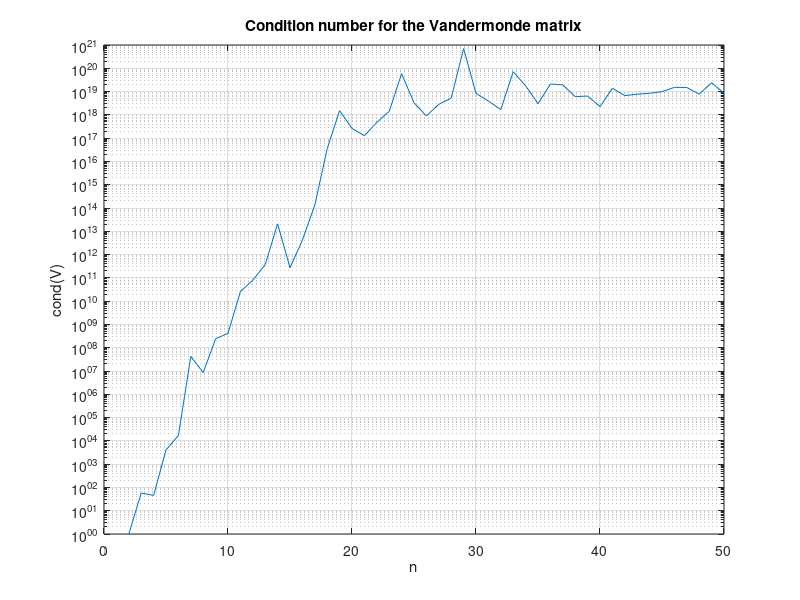

MATLAB code for this plot:

%%%%%%%%%%%%%%%%%%%%%%%%%%%%%%%%%%%%%%%%%%%%%%%%%%%%%%%%%%%%%%%%%%%%%%%%%%%%%%%%%%
%            %%%%%%%%%%%%%%%%%%%%%%%%%%%%%%%%%%%%%%%%%%%%%%%%%%%%%%%%%%          
%            
%                            SOLUTION 2nd Homework Assignment              
%                            
%                                        in 
%
%                      Numerical Methods for  Scientific Computing
%
%
%
%            %%%%%%%%%%%%%%%%%%%%%%%%%%%%%%%%%%%%%%%%%%%%%%%%%%%%%%%%%%
%%%%%%%%%%%%%%%%%%%%%%%%%%%%%%%%%%%%%%%%%%%%%%%%%%%%%%%%%%%%%%%%%%%%%%%%%%%%%%%%%%

%% Exercise 1


A=vander(rand(1,1000));
B=rand(1000);

% Ex 1a)
% Solution of the two systems
x_ex=ones(1000,1);
y_ex=ones(1000,1);

b=A*x_ex;
c=B*y_ex;

% Ex 1b)
% Backslash -solution
x=A\b;
y=B\c;


% Ex 1c)
% Computation of relative errors
rel_errA=abs(x-x_ex)./abs(x_ex);
rel_errB=abs(y-y_ex)./abs(y_ex);

% Ex 1d)
% Plot of condition number for different dimensions of the Vandermonde
% matrix
N=[2:1:50];
K=zeros(size(N));
for i=1:length(N)
    K(i)=cond(vander(rand(1,i)));
end

semilogy(N,K)
grid on
title('Condition number for the Vandermonde matrix')
xlabel('n')
ylabel('cond(V)')
